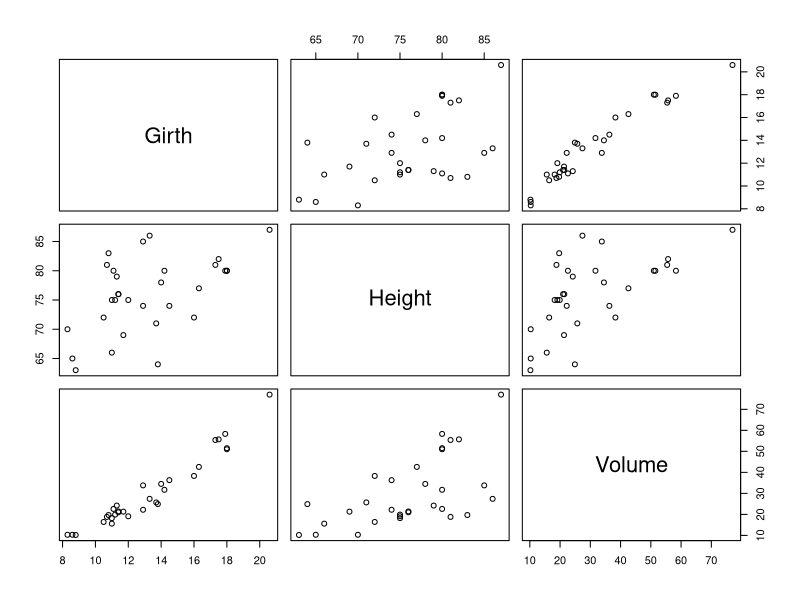
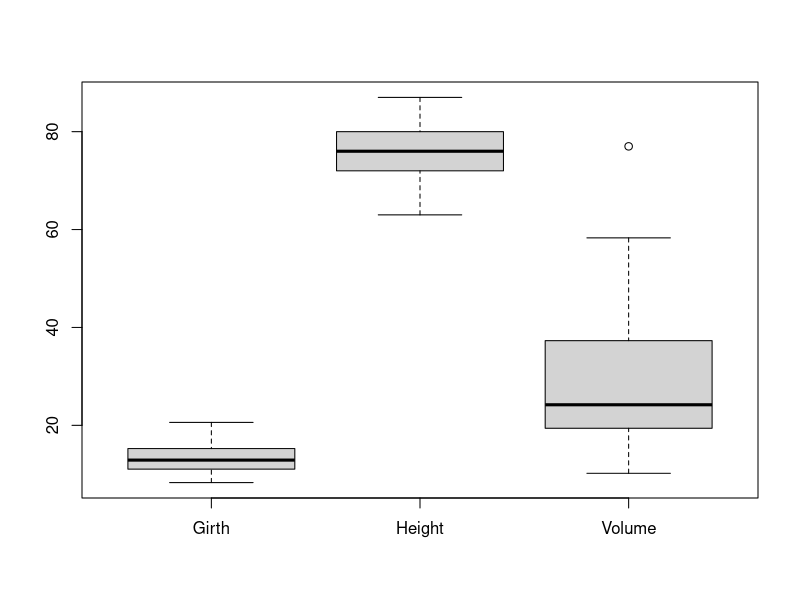
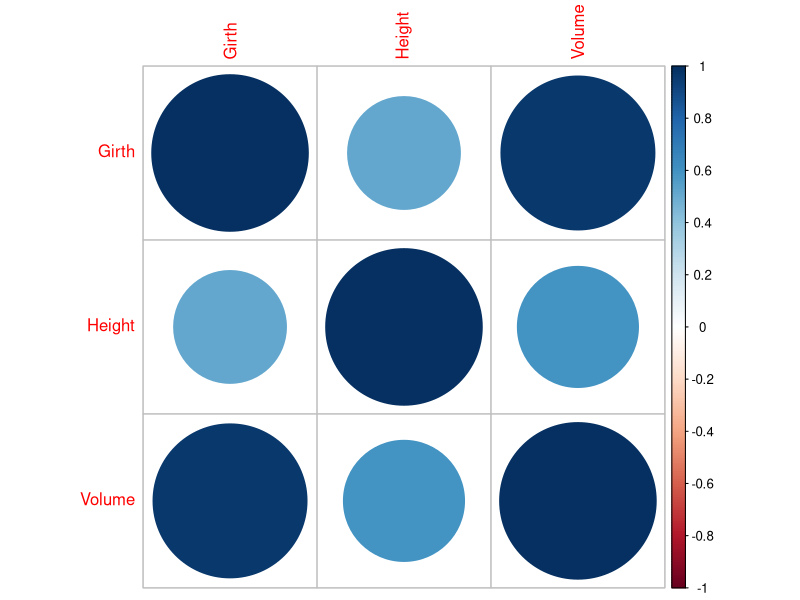

Source code (R) for these figures, in order:
###############################
# STATISTICAL THINKING (2022) #
###############################

######################
# DATA VISUALISATION #
######################

# FULL DATASET
trees

# EXCERPT OF DATASET
head(trees)

#############################
# INSTALL REQUIRED PACKAGES #
#############################

# CORRPLOT
install.packages("corrplot", dependencies=TRUE)
library(corrplot)

########################
# DESCRIPTIVE ANALYSIS #
########################

# SUMMARY
summary(trees)

# GENERAL PLOT
plot(trees)

# BOXPLOTS
boxplot(trees)

######################
# BIVARIATE ANALYSIS #
######################

# CORRELATIONS
cor(trees)

# VISUALISE CORRELATIONS
M <- cor(trees)
corrplot(M)

#############
# THAT'S IT #
#############
